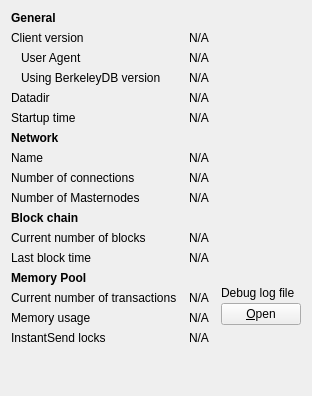
     <widget class="QWidget" name="tab_info">
      <attribute name="title">
       <string>&amp;Information</string>
      </attribute>
      <layout class="QGridLayout" name="gridLayout" columnstretch="0,1,0">
       <property name="horizontalSpacing">
        <number>12</number>
       </property>
       <item row="0" column="0">
        <widget class="QLabel" name="label_9">
         <property name="font">
          <font>
           <weight>75</weight>
           <bold>true</bold>
          </font>
         </property>
         <property name="text">
          <string>General</string>
         </property>
        </widget>
       </item>
       <item row="1" column="0">
        <widget class="QLabel" name="label_6">
         <property name="text">
          <string>Client version</string>
         </property>
        </widget>
       </item>
       <item row="1" column="1" colspan="2">
        <widget class="QLabel" name="clientVersion">
         <property name="cursor">
          <cursorShape>IBeamCursor</cursorShape>
         </property>
         <property name="text">
          <string>N/A</string>
         </property>
         <property name="textFormat">
          <enum>Qt::PlainText</enum>
         </property>
         <property name="textInteractionFlags">
          <set>Qt::LinksAccessibleByMouse|Qt::TextSelectableByKeyboard|Qt::TextSelectableByMouse</set>
         </property>
        </widget>
       </item>
       <item row="2" column="0">
        <widget class="QLabel" name="labelClientUserAgent">
         <property name="text">
          <string>User Agent</string>
         </property>
         <property name="indent">
          <number>10</number>
         </property>
        </widget>
       </item>
       <item row="2" column="1" colspan="2">
        <widget class="QLabel" name="clientUserAgent">
         <property name="cursor">
          <cursorShape>IBeamCursor</cursorShape>
         </property>
         <property name="text">
          <string>N/A</string>
         </property>
         <property name="textFormat">
          <enum>Qt::PlainText</enum>
         </property>
         <property name="textInteractionFlags">
          <set>Qt::LinksAccessibleByMouse|Qt::TextSelectableByKeyboard|Qt::TextSelectableByMouse</set>
         </property>
        </widget>
       </item>
       <item row="3" column="0">
        <widget class="QLabel" name="label_berkeleyDBVersion">
         <property name="text">
          <string>Using BerkeleyDB version</string>
         </property>
         <property name="indent">
          <number>10</number>
         </property>
        </widget>
       </item>
       <item row="3" column="1" colspan="2">
        <widget class="QLabel" name="berkeleyDBVersion">
         <property name="cursor">
          <cursorShape>IBeamCursor</cursorShape>
         </property>
         <property name="text">
          <string>N/A</string>
         </property>
         <property name="textFormat">
          <enum>Qt::PlainText</enum>
         </property>
         <property name="textInteractionFlags">
          <set>Qt::LinksAccessibleByMouse|Qt::TextSelectableByKeyboard|Qt::TextSelectableByMouse</set>
         </property>
        </widget>
       </item>
       <item row="4" column="0">
        <widget class="QLabel" name="label_12">
         <property name="text">
          <string>Datadir</string>
         </property>
        </widget>
       </item>
       <item row="4" column="1" colspan="2">
        <widget class="QLabel" name="dataDir">
         <property name="cursor">
          <cursorShape>IBeamCursor</cursorShape>
         </property>
         <property name="text">
          <string>N/A</string>
         </property>
         <property name="textFormat">
          <enum>Qt::PlainText</enum>
         </property>
         <property name="wordWrap">
          <bool>true</bool>
         </property>
         <property name="textInteractionFlags">
          <set>Qt::LinksAccessibleByMouse|Qt::TextSelectableByKeyboard|Qt::TextSelectableByMouse</set>
         </property>
        </widget>
       </item>
       <item row="5" column="0">
        <widget class="QLabel" name="label_13">
         <property name="text">
          <string>Startup time</string>
         </property>
        </widget>
       </item>
       <item row="5" column="1" colspan="2">
        <widget class="QLabel" name="startupTime">
         <property name="cursor">
          <cursorShape>IBeamCursor</cursorShape>
         </property>
         <property name="text">
          <string>N/A</string>
         </property>
         <property name="textFormat">
          <enum>Qt::PlainText</enum>
         </property>
         <property name="textInteractionFlags">
          <set>Qt::LinksAccessibleByMouse|Qt::TextSelectableByKeyboard|Qt::TextSelectableByMouse</set>
         </property>
        </widget>
       </item>
       <item row="6" column="0">
           <widget class="QLabel" name="labelNetwork">
               <property name="font">
                   <font>
                       <weight>75</weight>
                       <bold>true</bold>
                   </font>
               </property>
               <property name="text">
                   <string>Network</string>
               </property>
           </widget>
       </item>
       <item row="7" column="0">
        <widget class="QLabel" name="label_8">
         <property name="text">
          <string>Name</string>
         </property>
        </widget>
       </item>
       <item row="7" column="1" colspan="2">
        <widget class="QLabel" name="networkName">
         <property name="cursor">
          <cursorShape>IBeamCursor</cursorShape>
         </property>
         <property name="text">
          <string>N/A</string>
         </property>
         <property name="textFormat">
          <enum>Qt::PlainText</enum>
         </property>
         <property name="textInteractionFlags">
          <set>Qt::LinksAccessibleByMouse|Qt::TextSelectableByKeyboard|Qt::TextSelectableByMouse</set>
         </property>
        </widget>
       </item>
       <item row="8" column="0">
        <widget class="QLabel" name="label_7">
         <property name="text">
          <string>Number of connections</string>
         </property>
        </widget>
       </item>
       <item row="8" column="1" colspan="2">
        <widget class="QLabel" name="numberOfConnections">
         <property name="cursor">
          <cursorShape>IBeamCursor</cursorShape>
         </property>
         <property name="text">
          <string>N/A</string>
         </property>
         <property name="textFormat">
          <enum>Qt::PlainText</enum>
         </property>
         <property name="textInteractionFlags">
          <set>Qt::LinksAccessibleByMouse|Qt::TextSelectableByKeyboard|Qt::TextSelectableByMouse</set>
         </property>
        </widget>
       </item>
       <item row="9" column="0">
        <widget class="QLabel" name="masternodeCountLabel">
         <property name="text">
          <string>Number of Masternodes</string>
         </property>
        </widget>
       </item>
       <item row="9" column="1">
        <widget class="QLabel" name="masternodeCount">
         <property name="text">
          <string>N/A</string>
         </property>
        </widget>
       </item>
       <item row="10" column="0">
        <widget class="QLabel" name="label_10">
         <property name="font">
          <font>
           <weight>75</weight>
           <bold>true</bold>
          </font>
         </property>
         <property name="text">
          <string>Block chain</string>
         </property>
        </widget>
       </item>
       <item row="11" column="0">
        <widget class="QLabel" name="label_3">
         <property name="text">
          <string>Current number of blocks</string>
         </property>
        </widget>
       </item>
       <item row="11" column="1" colspan="2">
        <widget class="QLabel" name="numberOfBlocks">
         <property name="cursor">
          <cursorShape>IBeamCursor</cursorShape>
         </property>
         <property name="text">
          <string>N/A</string>
         </property>
         <property name="textFormat">
          <enum>Qt::PlainText</enum>
         </property>
         <property name="textInteractionFlags">
          <set>Qt::LinksAccessibleByMouse|Qt::TextSelectableByKeyboard|Qt::TextSelectableByMouse</set>
         </property>
        </widget>
       </item>
       <item row="12" column="0">
        <widget class="QLabel" name="labelLastBlockTime">
         <property name="text">
          <string>Last block time</string>
         </property>
        </widget>
       </item>
       <item row="12" column="1" colspan="2">
        <widget class="QLabel" name="lastBlockTime">
         <property name="cursor">
          <cursorShape>IBeamCursor</cursorShape>
         </property>
         <property name="text">
          <string>N/A</string>
         </property>
         <property name="textFormat">
          <enum>Qt::PlainText</enum>
         </property>
         <property name="textInteractionFlags">
          <set>Qt::LinksAccessibleByMouse|Qt::TextSelectableByKeyboard|Qt::TextSelectableByMouse</set>
         </property>
        </widget>
       </item>
       <item row="13" column="0">
        <widget class="QLabel" name="labelMempoolTitle">
         <property name="font">
          <font>
           <weight>75</weight>
           <bold>true</bold>
          </font>
         </property>
         <property name="text">
          <string>Memory Pool</string>
         </property>
        </widget>
       </item>
       <item row="14" column="0">
        <widget class="QLabel" name="labelNumberOfTransactions">
         <property name="text">
          <string>Current number of transactions</string>
         </property>
        </widget>
       </item>
       <item row="14" column="1">
        <widget class="QLabel" name="mempoolNumberTxs">
         <property name="cursor">
          <cursorShape>IBeamCursor</cursorShape>
         </property>
         <property name="text">
          <string>N/A</string>
         </property>
         <property name="textFormat">
          <enum>Qt::PlainText</enum>
         </property>
         <property name="textInteractionFlags">
          <set>Qt::LinksAccessibleByMouse|Qt::TextSelectableByKeyboard|Qt::TextSelectableByMouse</set>
         </property>
        </widget>
       </item>
       <item row="15" column="0">
        <widget class="QLabel" name="labelMemoryUsage">
         <property name="text">
          <string>Memory usage</string>
         </property>
        </widget>
       </item>
       <item row="15" column="1">
        <widget class="QLabel" name="mempoolSize">
         <property name="cursor">
          <cursorShape>IBeamCursor</cursorShape>
         </property>
         <property name="text">
          <string>N/A</string>
         </property>
         <property name="textFormat">
          <enum>Qt::PlainText</enum>
         </property>
         <property name="textInteractionFlags">
          <set>Qt::LinksAccessibleByMouse|Qt::TextSelectableByKeyboard|Qt::TextSelectableByMouse</set>
         </property>
        </widget>
       </item>
       <item row="13" column="2" rowspan="3">
        <layout class="QVBoxLayout" name="verticalLayoutDebugButton">
         <property name="spacing">
          <number>3</number>
         </property>
         <item>
          <spacer name="verticalSpacer_2">
           <property name="orientation">
            <enum>Qt::Vertical</enum>
           </property>
           <property name="sizeHint" stdset="0">
            <size>
             <width>10</width>
             <height>5</height>
            </size>
           </property>
          </spacer>
         </item>
         <item>
          <widget class="QLabel" name="labelDebugLogfile">
           <property name="text">
            <string>Debug log file</string>
           </property>
          </widget>
         </item>
         <item>
          <widget class="QPushButton" name="openDebugLogfileButton">
           <property name="toolTip">
            <string>Open the %1 debug log file from the current data directory. This can take a few seconds for large log files.</string>
           </property>
           <property name="text">
            <string>&amp;Open</string>
           </property>
           <property name="autoDefault">
            <bool>false</bool>
           </property>
          </widget>
         </item>
        </layout>
       </item>
       <item row="17" column="0">
        <spacer name="verticalSpacer">
         <property name="orientation">
          <enum>Qt::Vertical</enum>
         </property>
         <property name="sizeHint" stdset="0">
          <size>
           <width>20</width>
           <height>40</height>
          </size>
         </property>
        </spacer>
       </item>
       <item row="16" column="0">
        <widget class="QLabel" name="labelInstantSendLockCount">
         <property name="text">
          <string>InstantSend locks</string>
         </property>
        </widget>
       </item>
       <item row="16" column="1">
        <widget class="QLabel" name="instantSendLockCount">
         <property name="text">
          <string>N/A</string>
         </property>
        </widget>
       </item>
      </layout>
     </widget>
